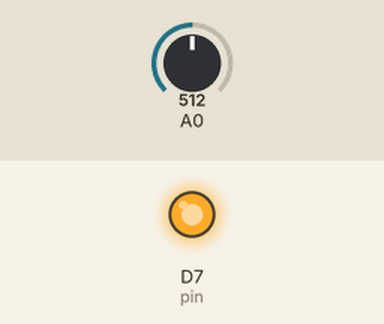
Recording of a sketch running on a simulated ESP8266 (NodeMCU). Parts: output pins drawn as LEDs (lit = HIGH). Inputs (shaded band) come from the test bench; at power-on: A0 = 512.

Above: at 1.2 s.
1.3 s: A0 set to 122
At 2.5 s:
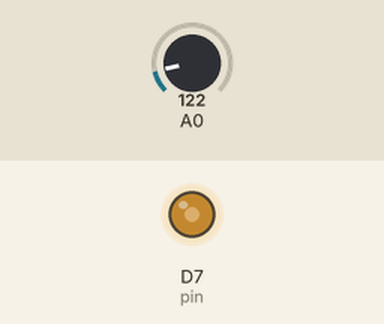
2.8 s: A0 set to 0
At 3.7 s:
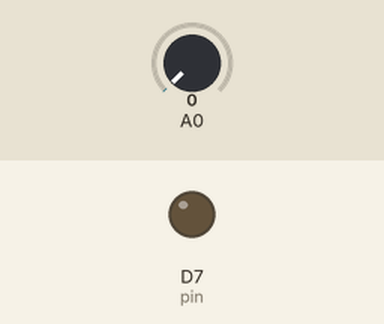
4.3 s: A0 set to 306
At 4.9 s:
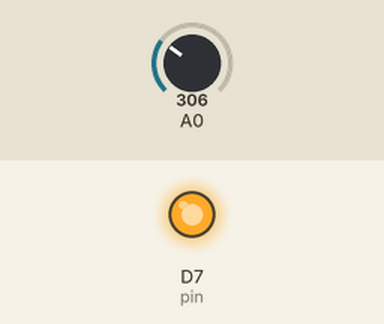
Timing chart, 0 to 7.3 s (numbered marks = the images above; inputs shaded):
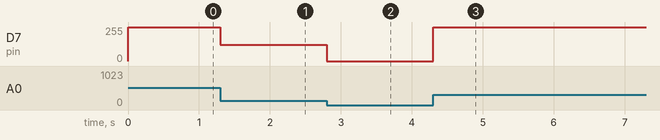

Measured:
- after the input at 1.3 s, D7 (pin): 255/255 → 122/255 at once
- after the input at 2.8 s, D7 (pin): 122/255 → 0/255 at once
- after the input at 4.3 s, D7 (pin): 0/255 → 255/255 at once

The sketch:

ADC_test.ino
```cpp
#define pin D7

void setup() {
  // put your setup code here, to run once:
pinMode(pin, OUTPUT);
}

void loop() {
  // put your main code here, to run repeatedly:
analogWrite(pin, analogRead(A0));
}
```
